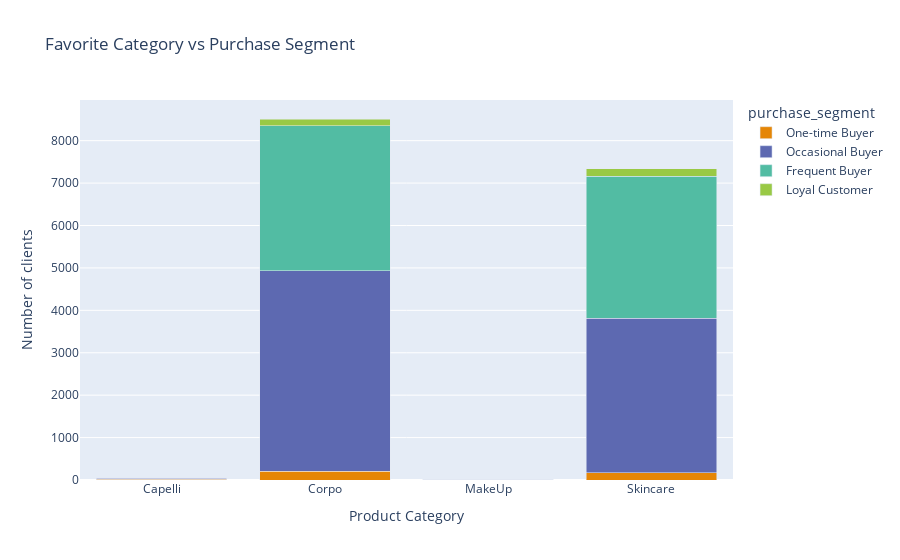

Write notebook code for a chart like this one.
### Code cell
df_grouped = customer_segments.groupby(['product_segment', 'purchase_segment']).size().unstack(fill_value=0)
fig = px.bar(df_grouped,
             barmode="stack",
             title="Favorite Category vs Purchase Segment",
             labels={'value': 'Number of clients', 'product_segment': 'Product Category'},
             color_discrete_sequence=px.colors.qualitative.Vivid)
fig.show()

### Figure 1 — Plotly figure (JSON) as saved in the notebook; plotly's stock layout.template omitted (floating-point values rounded to 4 significant figures)
{"data": [{"alignmentgroup": "True", "hovertemplate": "purchase_segment=One-time Buyer<br>Product Category=%{x}<br>Number of clients=%{y}<extra></extra>", "legendgroup": "One-time Buyer", "marker": {"color": "rgb(229, 134, 6)", "pattern": {"shape": ""}}, "name": "One-time Buyer", "offsetgroup": "One-time Buyer", "orientation": "v", "showlegend": true, "textposition": "auto", "type": "bar", "x": ["Capelli", "Corpo", "MakeUp", "Skincare"], "xaxis": "x", "y": [13, 208, 8, 166], "yaxis": "y"}, {"alignmentgroup": "True", "hovertemplate": "purchase_segment=Occasional Buyer<br>Product Category=%{x}<br>Number of clients=%{y}<extra></extra>", "legendgroup": "Occasional Buyer", "marker": {"color": "rgb(93, 105, 177)", "pattern": {"shape": ""}}, "name": "Occasional Buyer", "offsetgroup": "Occasional Buyer", "orientation": "v", "showlegend": true, "textposition": "auto", "type": "bar", "x": ["Capelli", "Corpo", "MakeUp", "Skincare"], "xaxis": "x", "y": [33, 4721, 4, 3644], "yaxis": "y"}, {"alignmentgroup": "True", "hovertemplate": "purchase_segment=Frequent Buyer<br>Product Category=%{x}<br>Number of clients=%{y}<extra></extra>", "legendgroup": "Frequent Buyer", "marker": {"color": "rgb(82, 188, 163)", "pattern": {"shape": ""}}, "name": "Frequent Buyer", "offsetgroup": "Frequent Buyer", "orientation": "v", "showlegend": true, "textposition": "auto", "type": "bar", "x": ["Capelli", "Corpo", "MakeUp", "Skincare"], "xaxis": "x", "y": [2, 3421, 0, 3357], "yaxis": "y"}, {"alignmentgroup": "True", "hovertemplate": "purchase_segment=Loyal Customer<br>Product Category=%{x}<br>Number of clients=%{y}<extra></extra>", "legendgroup": "Loyal Customer", "marker": {"color": "rgb(153, 201, 69)", "pattern": {"shape": ""}}, "name": "Loyal Customer", "offsetgroup": "Loyal Customer", "orientation": "v", "showlegend": true, "textposition": "auto", "type": "bar", "x": ["Capelli", "Corpo", "MakeUp", "Skincare"], "xaxis": "x", "y": [0, 161, 0, 172], "yaxis": "y"}], "layout": {"barmode": "stack", "legend": {"title": {"text": "purchase_segment"}, "tracegroupgap": 0}, "title": {"text": "Favorite Category vs Purchase Segment"}, "xaxis": {"anchor": "y", "domain": [0, 1], "title": {"text": "Product Category"}}, "yaxis": {"anchor": "x", "domain": [0, 1], "title": {"text": "Number of clients"}}}}
